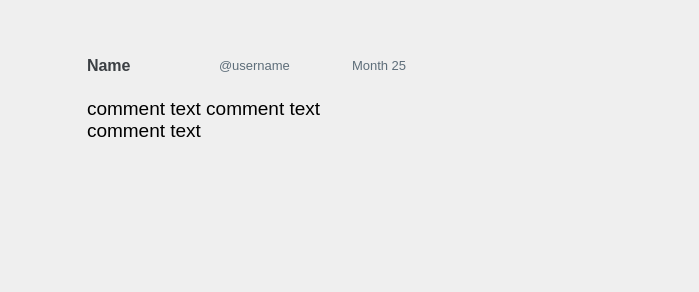
<?xml version="1.0" encoding="UTF-8"?>
<ui version="4.0">
 <class>CommentPost</class>
 <widget class="QWidget" name="CommentPost">
  <property name="geometry">
   <rect>
    <x>0</x>
    <y>0</y>
    <width>699</width>
    <height>292</height>
   </rect>
  </property>
  <property name="windowTitle">
   <string>CommentPost</string>
  </property>
  <widget class="QWidget" name="gridWidget" native="true">
   <property name="geometry">
    <rect>
     <x>20</x>
     <y>30</y>
     <width>601</width>
     <height>191</height>
    </rect>
   </property>
   <property name="styleSheet">
    <string notr="true">border-color: rgb(208, 208, 208);
border:2 px solid;</string>
   </property>
   <layout class="QGridLayout" name="gridLayout">
    <item row="1" column="1">
     <widget class="QLabel" name="profilePic">
      <property name="maximumSize">
       <size>
        <width>50</width>
        <height>50</height>
       </size>
      </property>
      <property name="styleSheet">
       <string notr="true">border-radius:20px;</string>
      </property>
      <property name="text">
       <string/>
      </property>
      <property name="pixmap">
       <pixmap>default_profile_50X50.png</pixmap>
      </property>
      <property name="scaledContents">
       <bool>true</bool>
      </property>
      <property name="alignment">
       <set>Qt::AlignHCenter|Qt::AlignTop</set>
      </property>
     </widget>
    </item>
    <item row="2" column="2" rowspan="2" colspan="4">
     <widget class="QLabel" name="comment">
      <property name="sizePolicy">
       <sizepolicy hsizetype="Preferred" vsizetype="Expanding">
        <horstretch>0</horstretch>
        <verstretch>0</verstretch>
       </sizepolicy>
      </property>
      <property name="font">
       <font>
        <pointsize>14</pointsize>
       </font>
      </property>
      <property name="text">
       <string>comment text comment text  
comment text</string>
      </property>
      <property name="alignment">
       <set>Qt::AlignLeading|Qt::AlignLeft|Qt::AlignTop</set>
      </property>
      <property name="wordWrap">
       <bool>true</bool>
      </property>
      <property name="margin">
       <number>0</number>
      </property>
     </widget>
    </item>
    <item row="1" column="2">
     <widget class="QLabel" name="name">
      <property name="palette">
       <palette>
        <active>
         <colorrole role="WindowText">
          <brush brushstyle="SolidPattern">
           <color alpha="255">
            <red>59</red>
            <green>63</green>
            <blue>67</blue>
           </color>
          </brush>
         </colorrole>
         <colorrole role="Button">
          <brush brushstyle="SolidPattern">
           <color alpha="255">
            <red>255</red>
            <green>255</green>
            <blue>255</blue>
           </color>
          </brush>
         </colorrole>
         <colorrole role="Text">
          <brush brushstyle="SolidPattern">
           <color alpha="255">
            <red>59</red>
            <green>63</green>
            <blue>67</blue>
           </color>
          </brush>
         </colorrole>
         <colorrole role="ButtonText">
          <brush brushstyle="SolidPattern">
           <color alpha="255">
            <red>59</red>
            <green>63</green>
            <blue>67</blue>
           </color>
          </brush>
         </colorrole>
         <colorrole role="Base">
          <brush brushstyle="SolidPattern">
           <color alpha="255">
            <red>255</red>
            <green>255</green>
            <blue>255</blue>
           </color>
          </brush>
         </colorrole>
         <colorrole role="Window">
          <brush brushstyle="SolidPattern">
           <color alpha="255">
            <red>255</red>
            <green>255</green>
            <blue>255</blue>
           </color>
          </brush>
         </colorrole>
         <colorrole role="PlaceholderText">
          <brush brushstyle="SolidPattern">
           <color alpha="128">
            <red>170</red>
            <green>255</green>
            <blue>255</blue>
           </color>
          </brush>
         </colorrole>
        </active>
        <inactive>
         <colorrole role="WindowText">
          <brush brushstyle="SolidPattern">
           <color alpha="255">
            <red>59</red>
            <green>63</green>
            <blue>67</blue>
           </color>
          </brush>
         </colorrole>
         <colorrole role="Button">
          <brush brushstyle="SolidPattern">
           <color alpha="255">
            <red>255</red>
            <green>255</green>
            <blue>255</blue>
           </color>
          </brush>
         </colorrole>
         <colorrole role="Text">
          <brush brushstyle="SolidPattern">
           <color alpha="255">
            <red>59</red>
            <green>63</green>
            <blue>67</blue>
           </color>
          </brush>
         </colorrole>
         <colorrole role="ButtonText">
          <brush brushstyle="SolidPattern">
           <color alpha="255">
            <red>59</red>
            <green>63</green>
            <blue>67</blue>
           </color>
          </brush>
         </colorrole>
         <colorrole role="Base">
          <brush brushstyle="SolidPattern">
           <color alpha="255">
            <red>255</red>
            <green>255</green>
            <blue>255</blue>
           </color>
          </brush>
         </colorrole>
         <colorrole role="Window">
          <brush brushstyle="SolidPattern">
           <color alpha="255">
            <red>255</red>
            <green>255</green>
            <blue>255</blue>
           </color>
          </brush>
         </colorrole>
         <colorrole role="PlaceholderText">
          <brush brushstyle="SolidPattern">
           <color alpha="128">
            <red>170</red>
            <green>255</green>
            <blue>255</blue>
           </color>
          </brush>
         </colorrole>
        </inactive>
        <disabled>
         <colorrole role="WindowText">
          <brush brushstyle="SolidPattern">
           <color alpha="255">
            <red>59</red>
            <green>63</green>
            <blue>67</blue>
           </color>
          </brush>
         </colorrole>
         <colorrole role="Button">
          <brush brushstyle="SolidPattern">
           <color alpha="255">
            <red>255</red>
            <green>255</green>
            <blue>255</blue>
           </color>
          </brush>
         </colorrole>
         <colorrole role="Text">
          <brush brushstyle="SolidPattern">
           <color alpha="255">
            <red>59</red>
            <green>63</green>
            <blue>67</blue>
           </color>
          </brush>
         </colorrole>
         <colorrole role="ButtonText">
          <brush brushstyle="SolidPattern">
           <color alpha="255">
            <red>59</red>
            <green>63</green>
            <blue>67</blue>
           </color>
          </brush>
         </colorrole>
         <colorrole role="Base">
          <brush brushstyle="SolidPattern">
           <color alpha="255">
            <red>255</red>
            <green>255</green>
            <blue>255</blue>
           </color>
          </brush>
         </colorrole>
         <colorrole role="Window">
          <brush brushstyle="SolidPattern">
           <color alpha="255">
            <red>255</red>
            <green>255</green>
            <blue>255</blue>
           </color>
          </brush>
         </colorrole>
         <colorrole role="PlaceholderText">
          <brush brushstyle="SolidPattern">
           <color alpha="128">
            <red>0</red>
            <green>0</green>
            <blue>0</blue>
           </color>
          </brush>
         </colorrole>
        </disabled>
       </palette>
      </property>
      <property name="font">
       <font>
        <pointsize>12</pointsize>
        <weight>63</weight>
        <bold>true</bold>
       </font>
      </property>
      <property name="styleSheet">
       <string notr="true">font-weight:500;
color:rgb(59, 63, 67);</string>
      </property>
      <property name="text">
       <string>&lt;html&gt;&lt;head/&gt;&lt;body&gt;&lt;p&gt;&lt;span style=&quot; color:#3b3f43;&quot;&gt;Name&lt;/span&gt;&lt;/p&gt;&lt;/body&gt;&lt;/html&gt;</string>
      </property>
     </widget>
    </item>
    <item row="1" column="3">
     <widget class="QLabel" name="username">
      <property name="palette">
       <palette>
        <active>
         <colorrole role="WindowText">
          <brush brushstyle="SolidPattern">
           <color alpha="255">
            <red>93</red>
            <green>109</green>
            <blue>121</blue>
           </color>
          </brush>
         </colorrole>
         <colorrole role="Button">
          <brush brushstyle="SolidPattern">
           <color alpha="255">
            <red>255</red>
            <green>255</green>
            <blue>255</blue>
           </color>
          </brush>
         </colorrole>
         <colorrole role="Text">
          <brush brushstyle="SolidPattern">
           <color alpha="255">
            <red>93</red>
            <green>109</green>
            <blue>121</blue>
           </color>
          </brush>
         </colorrole>
         <colorrole role="ButtonText">
          <brush brushstyle="SolidPattern">
           <color alpha="255">
            <red>93</red>
            <green>109</green>
            <blue>121</blue>
           </color>
          </brush>
         </colorrole>
         <colorrole role="Base">
          <brush brushstyle="SolidPattern">
           <color alpha="255">
            <red>255</red>
            <green>255</green>
            <blue>255</blue>
           </color>
          </brush>
         </colorrole>
         <colorrole role="Window">
          <brush brushstyle="SolidPattern">
           <color alpha="255">
            <red>255</red>
            <green>255</green>
            <blue>255</blue>
           </color>
          </brush>
         </colorrole>
         <colorrole role="PlaceholderText">
          <brush brushstyle="SolidPattern">
           <color alpha="128">
            <red>170</red>
            <green>178</green>
            <blue>185</blue>
           </color>
          </brush>
         </colorrole>
        </active>
        <inactive>
         <colorrole role="WindowText">
          <brush brushstyle="SolidPattern">
           <color alpha="255">
            <red>93</red>
            <green>109</green>
            <blue>121</blue>
           </color>
          </brush>
         </colorrole>
         <colorrole role="Button">
          <brush brushstyle="SolidPattern">
           <color alpha="255">
            <red>255</red>
            <green>255</green>
            <blue>255</blue>
           </color>
          </brush>
         </colorrole>
         <colorrole role="Text">
          <brush brushstyle="SolidPattern">
           <color alpha="255">
            <red>93</red>
            <green>109</green>
            <blue>121</blue>
           </color>
          </brush>
         </colorrole>
         <colorrole role="ButtonText">
          <brush brushstyle="SolidPattern">
           <color alpha="255">
            <red>93</red>
            <green>109</green>
            <blue>121</blue>
           </color>
          </brush>
         </colorrole>
         <colorrole role="Base">
          <brush brushstyle="SolidPattern">
           <color alpha="255">
            <red>255</red>
            <green>255</green>
            <blue>255</blue>
           </color>
          </brush>
         </colorrole>
         <colorrole role="Window">
          <brush brushstyle="SolidPattern">
           <color alpha="255">
            <red>255</red>
            <green>255</green>
            <blue>255</blue>
           </color>
          </brush>
         </colorrole>
         <colorrole role="PlaceholderText">
          <brush brushstyle="SolidPattern">
           <color alpha="128">
            <red>170</red>
            <green>178</green>
            <blue>185</blue>
           </color>
          </brush>
         </colorrole>
        </inactive>
        <disabled>
         <colorrole role="WindowText">
          <brush brushstyle="SolidPattern">
           <color alpha="255">
            <red>93</red>
            <green>109</green>
            <blue>121</blue>
           </color>
          </brush>
         </colorrole>
         <colorrole role="Button">
          <brush brushstyle="SolidPattern">
           <color alpha="255">
            <red>255</red>
            <green>255</green>
            <blue>255</blue>
           </color>
          </brush>
         </colorrole>
         <colorrole role="Text">
          <brush brushstyle="SolidPattern">
           <color alpha="255">
            <red>93</red>
            <green>109</green>
            <blue>121</blue>
           </color>
          </brush>
         </colorrole>
         <colorrole role="ButtonText">
          <brush brushstyle="SolidPattern">
           <color alpha="255">
            <red>93</red>
            <green>109</green>
            <blue>121</blue>
           </color>
          </brush>
         </colorrole>
         <colorrole role="Base">
          <brush brushstyle="SolidPattern">
           <color alpha="255">
            <red>255</red>
            <green>255</green>
            <blue>255</blue>
           </color>
          </brush>
         </colorrole>
         <colorrole role="Window">
          <brush brushstyle="SolidPattern">
           <color alpha="255">
            <red>255</red>
            <green>255</green>
            <blue>255</blue>
           </color>
          </brush>
         </colorrole>
         <colorrole role="PlaceholderText">
          <brush brushstyle="SolidPattern">
           <color alpha="128">
            <red>0</red>
            <green>0</green>
            <blue>0</blue>
           </color>
          </brush>
         </colorrole>
        </disabled>
       </palette>
      </property>
      <property name="font">
       <font>
        <pointsize>10</pointsize>
       </font>
      </property>
      <property name="styleSheet">
       <string notr="true">color: rgb(93, 109, 121);</string>
      </property>
      <property name="text">
       <string>&lt;html&gt;&lt;head/&gt;&lt;body&gt;&lt;p&gt;&lt;span style=&quot; color:#5d6d79;&quot;&gt;@username&lt;/span&gt;&lt;/p&gt;&lt;/body&gt;&lt;/html&gt;</string>
      </property>
     </widget>
    </item>
    <item row="1" column="4">
     <widget class="QLabel" name="date">
      <property name="palette">
       <palette>
        <active>
         <colorrole role="WindowText">
          <brush brushstyle="SolidPattern">
           <color alpha="255">
            <red>93</red>
            <green>109</green>
            <blue>121</blue>
           </color>
          </brush>
         </colorrole>
         <colorrole role="Button">
          <brush brushstyle="SolidPattern">
           <color alpha="255">
            <red>255</red>
            <green>255</green>
            <blue>255</blue>
           </color>
          </brush>
         </colorrole>
         <colorrole role="Text">
          <brush brushstyle="SolidPattern">
           <color alpha="255">
            <red>93</red>
            <green>109</green>
            <blue>121</blue>
           </color>
          </brush>
         </colorrole>
         <colorrole role="ButtonText">
          <brush brushstyle="SolidPattern">
           <color alpha="255">
            <red>93</red>
            <green>109</green>
            <blue>121</blue>
           </color>
          </brush>
         </colorrole>
         <colorrole role="Base">
          <brush brushstyle="SolidPattern">
           <color alpha="255">
            <red>255</red>
            <green>255</green>
            <blue>255</blue>
           </color>
          </brush>
         </colorrole>
         <colorrole role="Window">
          <brush brushstyle="SolidPattern">
           <color alpha="255">
            <red>255</red>
            <green>255</green>
            <blue>255</blue>
           </color>
          </brush>
         </colorrole>
         <colorrole role="PlaceholderText">
          <brush brushstyle="SolidPattern">
           <color alpha="128">
            <red>142</red>
            <green>153</green>
            <blue>161</blue>
           </color>
          </brush>
         </colorrole>
        </active>
        <inactive>
         <colorrole role="WindowText">
          <brush brushstyle="SolidPattern">
           <color alpha="255">
            <red>93</red>
            <green>109</green>
            <blue>121</blue>
           </color>
          </brush>
         </colorrole>
         <colorrole role="Button">
          <brush brushstyle="SolidPattern">
           <color alpha="255">
            <red>255</red>
            <green>255</green>
            <blue>255</blue>
           </color>
          </brush>
         </colorrole>
         <colorrole role="Text">
          <brush brushstyle="SolidPattern">
           <color alpha="255">
            <red>93</red>
            <green>109</green>
            <blue>121</blue>
           </color>
          </brush>
         </colorrole>
         <colorrole role="ButtonText">
          <brush brushstyle="SolidPattern">
           <color alpha="255">
            <red>93</red>
            <green>109</green>
            <blue>121</blue>
           </color>
          </brush>
         </colorrole>
         <colorrole role="Base">
          <brush brushstyle="SolidPattern">
           <color alpha="255">
            <red>255</red>
            <green>255</green>
            <blue>255</blue>
           </color>
          </brush>
         </colorrole>
         <colorrole role="Window">
          <brush brushstyle="SolidPattern">
           <color alpha="255">
            <red>255</red>
            <green>255</green>
            <blue>255</blue>
           </color>
          </brush>
         </colorrole>
         <colorrole role="PlaceholderText">
          <brush brushstyle="SolidPattern">
           <color alpha="128">
            <red>142</red>
            <green>153</green>
            <blue>161</blue>
           </color>
          </brush>
         </colorrole>
        </inactive>
        <disabled>
         <colorrole role="WindowText">
          <brush brushstyle="SolidPattern">
           <color alpha="255">
            <red>93</red>
            <green>109</green>
            <blue>121</blue>
           </color>
          </brush>
         </colorrole>
         <colorrole role="Button">
          <brush brushstyle="SolidPattern">
           <color alpha="255">
            <red>255</red>
            <green>255</green>
            <blue>255</blue>
           </color>
          </brush>
         </colorrole>
         <colorrole role="Text">
          <brush brushstyle="SolidPattern">
           <color alpha="255">
            <red>93</red>
            <green>109</green>
            <blue>121</blue>
           </color>
          </brush>
         </colorrole>
         <colorrole role="ButtonText">
          <brush brushstyle="SolidPattern">
           <color alpha="255">
            <red>93</red>
            <green>109</green>
            <blue>121</blue>
           </color>
          </brush>
         </colorrole>
         <colorrole role="Base">
          <brush brushstyle="SolidPattern">
           <color alpha="255">
            <red>255</red>
            <green>255</green>
            <blue>255</blue>
           </color>
          </brush>
         </colorrole>
         <colorrole role="Window">
          <brush brushstyle="SolidPattern">
           <color alpha="255">
            <red>255</red>
            <green>255</green>
            <blue>255</blue>
           </color>
          </brush>
         </colorrole>
         <colorrole role="PlaceholderText">
          <brush brushstyle="SolidPattern">
           <color alpha="128">
            <red>0</red>
            <green>0</green>
            <blue>0</blue>
           </color>
          </brush>
         </colorrole>
        </disabled>
       </palette>
      </property>
      <property name="font">
       <font>
        <pointsize>10</pointsize>
       </font>
      </property>
      <property name="styleSheet">
       <string notr="true">color: rgb(93, 109, 121);</string>
      </property>
      <property name="text">
       <string>&lt;html&gt;&lt;head/&gt;&lt;body&gt;&lt;p&gt;&lt;span style=&quot; color:#5d6d79;&quot;&gt;Month 25&lt;/span&gt;&lt;/p&gt;&lt;/body&gt;&lt;/html&gt;</string>
      </property>
     </widget>
    </item>
   </layout>
  </widget>
 </widget>
 <layoutdefault spacing="6" margin="11"/>
 <resources/>
 <connections/>
</ui>
